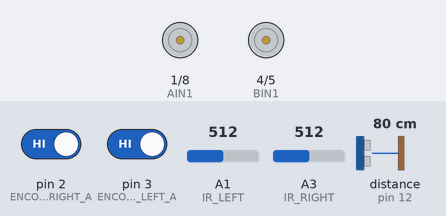
Bench run of a sketch on a simulated Arduino Uno, built with avr-gcc and run on an emulated ATmega328P. Shown: motor-driver pin pairs drawn as motors (green arrow = first pin HIGH = forward, orange = second pin HIGH = backward, longer = more drive, scaled by the enable pin). Wiring (inferred from the names in the program): ultrasonic range finder: trigger pin 11; echo pin 12. The test bench sets the inputs (shaded band); at power-on: distance to the obstacle (sensor on pin 12) 80 cm, pin 2 (ENCODER_RIGHT_A) HIGH, pin 3 (ENCODER_LEFT_A) HIGH, A1 (IR_LEFT) = 512, A3 (IR_RIGHT) = 512. The echo pulse lasts 58.3 µs per cm.

Above: at 0.1 s.
At 2.7 s:
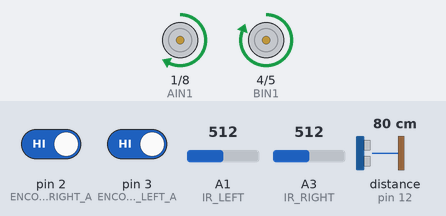
2.8 s: distance to the obstacle (sensor on pin 12) set to 14 cm
4.3 s: distance to the obstacle (sensor on pin 12) set to 11 cm
At 5.3 s:
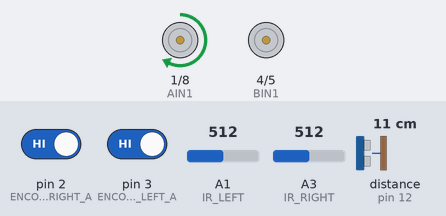
Timing chart, 0 to 7.3 s (numbered marks = the images above; inputs shaded):
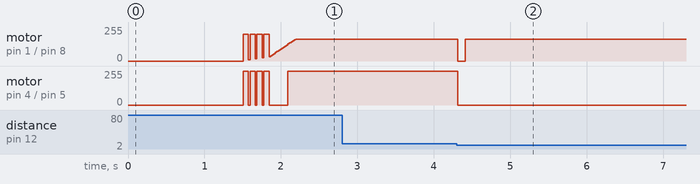

Measured:
- the behaviour switches between 13 and 12 cm on distance to the obstacle (sensor on pin 12) (found by bisection; images 1 and 2)
- after the input at 2.8 s, every drawn part: stays the same
- after the input at 4.3 s, motor on pin 1 (AIN1) / pin 8 (AIN2): forward 165/255 → stopped at once, → forward 165/255 0.10 s later; motor on pin 4 (BIN1) / pin 5 (BIN2): forward 255/255 → stopped at once
- by itself, motor on pin 1 (AIN1) / pin 8 (AIN2): ramps from forward 8/255 to forward 200/255 and jumps back, once every 0.09 s

The sketch:

Maze_solver_4.ino
```cpp
// Maze Solver Robot - Left Hand Wall Follower
// Ultrasonic for front, IR for left/right sides
// Smooth ramp + kick-start + encoder veer correction
// Added min PWM for left motor to fix high startup threshold

// ────────────────────────────────────────────────
// Pins
// ────────────────────────────────────────────────

// Motors (TB6612)
#define PWMA 6     // Left
#define AIN1 1
#define AIN2 8
#define PWMB 7     // Right
#define BIN1 4
#define BIN2 5

// Encoders
#define ENCODER_LEFT_A  3
#define ENCODER_LEFT_B  10
#define ENCODER_RIGHT_A 2
#define ENCODER_RIGHT_B 9

// Sensors
#define IR_LEFT     A1
#define IR_RIGHT    A3
#define WALL_THRESHOLD  450   // Tune: analogRead > this = wall on side

#define ULTRASONIC_TRIGGER 11
#define ULTRASONIC_ECHO    12
#define FRONT_SAFE_CM      12   // Front clear if > this distance (cm)

// Speeds & Tuning
#define BASE_SPEED     130    // Main forward (100-160 range – lower = smoother)
#define MIN_PWM_LEFT   130    // Min PWM for left motor startup (based on your tests)
#define LEFT_OFFSET    35     // Extra PWM to left to fight right veer & high threshold (tune 30-45)
#define TURN_SPEED     110
#define RAMP_STEP      8      // Acceleration smoothness (smaller = gentler)
#define KICK_PWM       200
#define KICK_MS        70     // Gentle kick when starting

// Turn calibration (test & adjust!)
#define PULSES_PER_90  220    // Pulses for accurate 90° pivot

volatile long leftCount  = 0;
volatile long rightCount = 0;

int currentLeftSpeed  = 0;
int currentRightSpeed = 0;

void leftISR()  { leftCount++;  }
void rightISR() { rightCount++; }

void setup() {
  // Motor pins
  pinMode(PWMA, OUTPUT); pinMode(AIN1, OUTPUT); pinMode(AIN2, OUTPUT);
  pinMode(PWMB, OUTPUT); pinMode(BIN1, OUTPUT); pinMode(BIN2, OUTPUT);

  // Encoders
  pinMode(ENCODER_LEFT_A,  INPUT_PULLUP);
  pinMode(ENCODER_LEFT_B,  INPUT_PULLUP);
  pinMode(ENCODER_RIGHT_A, INPUT_PULLUP);
  pinMode(ENCODER_RIGHT_B, INPUT_PULLUP);

  attachInterrupt(digitalPinToInterrupt(ENCODER_LEFT_A),  leftISR,  RISING);
  attachInterrupt(digitalPinToInterrupt(ENCODER_RIGHT_A), rightISR, RISING);

  // Sensors
  pinMode(IR_LEFT,  INPUT);
  pinMode(IR_RIGHT, INPUT);
  pinMode(ULTRASONIC_TRIGGER, OUTPUT);
  pinMode(ULTRASONIC_ECHO,    INPUT);

  stopMotors();
  delay(1500);  // Startup settle time
}

void loop() {
  bool leftWall  = analogRead(IR_LEFT)  > WALL_THRESHOLD;
  bool rightWall = analogRead(IR_RIGHT) > WALL_THRESHOLD;
  bool frontWall = getDistance() < FRONT_SAFE_CM;

  // Left-hand rule decisions
  if (!leftWall) {
    // Left open → turn left
    turnLeft90();
  }
  else if (frontWall) {
    // Front blocked → turn right
    turnRight90();
  }
  else {
    // Follow left wall → forward with smoothing
    moveForwardSmooth();
  }

  // Dead-end fallback (all sides blocked except back)
  if (frontWall && leftWall && rightWall) {
    turn180();
  }

  delay(15);  // Loop stability
}

// ────────────────────────────────────────────────
// Movement Functions (smooth & corrected)
// ────────────────────────────────────────────────

void moveForwardSmooth() {
  int targetLeft  = max(BASE_SPEED + LEFT_OFFSET, MIN_PWM_LEFT);  // Clamp to min
  int targetRight = BASE_SPEED;

  // Gentle ramp acceleration/deceleration
  if (currentLeftSpeed < targetLeft) {
    currentLeftSpeed += RAMP_STEP;
    if (currentLeftSpeed > targetLeft) currentLeftSpeed = targetLeft;
  } else if (currentLeftSpeed > targetLeft) {
    currentLeftSpeed -= RAMP_STEP;
  }

  if (currentRightSpeed < targetRight) {
    currentRightSpeed += RAMP_STEP;
    if (currentRightSpeed > targetRight) currentRightSpeed = targetRight;
  } else if (currentRightSpeed > targetRight) {
    currentRightSpeed -= RAMP_STEP;
  }

  // Very gentle kick only when almost stopped
  if (currentLeftSpeed < 40 && currentLeftSpeed > 0) {
    setMotorLeft(1, KICK_PWM);
    setMotorRight(1, KICK_PWM);
    delay(KICK_MS);
  }

  setMotorLeft(1, currentLeftSpeed);
  setMotorRight(1, currentRightSpeed);
}

void turnLeft90() {
  stopMotors(); delay(100);
  resetEncoders();
  currentLeftSpeed = currentRightSpeed = 0;  // Reset ramp

  while (rightCount < PULSES_PER_90) {
    setMotorLeft(-1, max(TURN_SPEED, MIN_PWM_LEFT));   // Left back with min clamp
    setMotorRight(1, TURN_SPEED);   // Right forward
  }
  stopMotors(); delay(150);
}

void turnRight90() {
  stopMotors(); delay(100);
  resetEncoders();
  currentLeftSpeed = currentRightSpeed = 0;

  while (leftCount < PULSES_PER_90) {
    setMotorLeft(1, max(TURN_SPEED, MIN_PWM_LEFT));    // Left forward with min clamp
    setMotorRight(-1, TURN_SPEED);
  }
  stopMotors(); delay(150);
}

void turn180() {
  stopMotors(); delay(100);
  resetEncoders();
  currentLeftSpeed = currentRightSpeed = 0;

  while (leftCount < (2 * PULSES_PER_90)) {
    setMotorLeft(1, max(TURN_SPEED, MIN_PWM_LEFT));
    setMotorRight(-1, TURN_SPEED);
  }
  stopMotors(); delay(200);
}

void stopMotors() {
  analogWrite(PWMA, 0);
  analogWrite(PWMB, 0);
  digitalWrite(AIN1, LOW); digitalWrite(AIN2, LOW);
  digitalWrite(BIN1, LOW); digitalWrite(BIN2, LOW);
  currentLeftSpeed = currentRightSpeed = 0;
}

void setMotorLeft(int dir, int speed) {
  speed = constrain(speed, 0, 255);
  if (dir == 1)      { digitalWrite(AIN1, HIGH); digitalWrite(AIN2, LOW);  }
  else if (dir == -1){ digitalWrite(AIN1, LOW);  digitalWrite(AIN2, HIGH); }
  else               { digitalWrite(AIN1, LOW);  digitalWrite(AIN2, LOW);  }
  analogWrite(PWMA, speed);
}

void setMotorRight(int dir, int speed) {
  speed = constrain(speed, 0, 255);
  if (dir == 1)      { digitalWrite(BIN1, HIGH); digitalWrite(BIN2, LOW);  }
  else if (dir == -1){ digitalWrite(BIN1, LOW);  digitalWrite(BIN2, HIGH); }
  else               { digitalWrite(BIN1, LOW);  digitalWrite(BIN2, LOW);  }
  analogWrite(PWMB, speed);
}

long getDistance() {
  digitalWrite(ULTRASONIC_TRIGGER, LOW);
  delayMicroseconds(3);
  digitalWrite(ULTRASONIC_TRIGGER, HIGH);
  delayMicroseconds(10);
  digitalWrite(ULTRASONIC_TRIGGER, LOW);
  long duration = pulseIn(ULTRASONIC_ECHO, HIGH, 30000);  // timeout ~5m
  if (duration == 0) return 999;  // error → assume far
  return duration * 0.034 / 2;
}

void resetEncoders() {
  leftCount = rightCount = 0;
}
```
